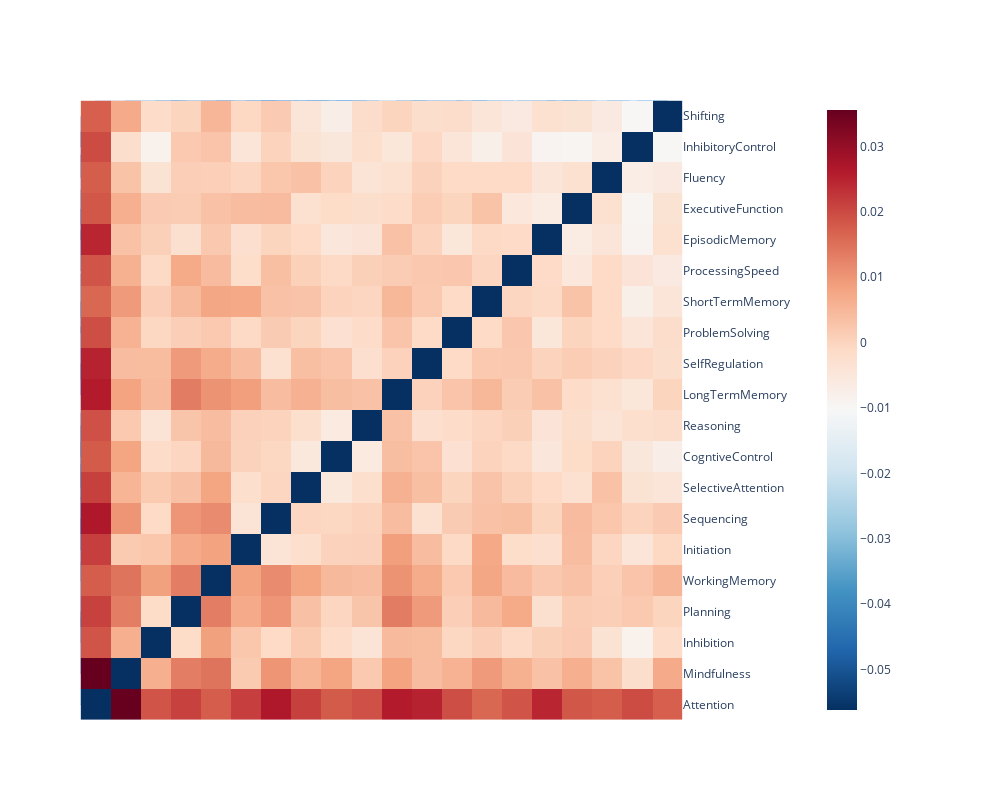

This figure's notebook cell:
### Markdown cell above
## Constructs

### Code cell
# js_losses = pd.read_csv('models/cogtext/multivariate_normal_js_losses.csv', index_col=0)


js_losses_constructs = js_losses.drop(index=tasks, columns=tasks, errors='ignore')

# sns.set('poster')
# sns.clustermap(
#   js_losses,
#   figsize=(40,42),
#   cmap='RdBu_r', robust=True)

# plt.show()

dashbio.Clustergram(
  data=js_losses_constructs,
  column_labels=js_losses_constructs.columns.to_list(),
  row_labels=js_losses_constructs.index.to_list(),
  cluster='all',
  center_values=True,
  standardize=True,
  height=800,
  width=1000,
  display_ratio=[0.001, 0.001],
  color_map='RdBu_r',
  hidden_labels=['col'],
  row_dist='euclidean',
  col_dist='euclidean',
  # standardize='col'
)

### Figure 1 — Plotly figure (JSON) as saved in the notebook; plotly's stock layout.template omitted (floating-point values rounded to 4 significant figures; data arrays with more than 128 entries replaced by an {"elided": "..."} marker saying what was removed)
{"data": [{"hoverinfo": "y+name", "line": {"width": 0.5}, "marker": {"color": "rgb(0,116,217)"}, "mode": "lines", "name": "Col Cluster 0", "type": "scatter", "x": [5, 5, 33.02, 33.02], "xaxis": "x2", "y": [0, 0.1541, 0.1541, 0.1023], "yaxis": "y2"}, {"hoverinfo": "y+name", "line": {"width": 0.5}, "marker": {"color": "rgb(0,116,217)"}, "mode": "lines", "name": "Col Cluster 1", "type": "scatter", "x": [15, 15, 51.04, 51.04], "xaxis": "x2", "y": [0, 0.1023, 0.1023, 0.1004], "yaxis": "y2"}, {"hoverinfo": "y+name", "line": {"width": 0.5}, "marker": {"color": "rgb(0,116,217)"}, "mode": "lines", "name": "Col Cluster 2", "type": "scatter", "x": [25, 25, 35, 35], "xaxis": "x2", "y": [0, 0.0814, 0.0814, 0], "yaxis": "y2"}, {"hoverinfo": "y+name", "line": {"width": 0.5}, "marker": {"color": "rgb(0,116,217)"}, "mode": "lines", "name": "Col Cluster 3", "type": "scatter", "x": [30, 30, 72.07, 72.07], "xaxis": "x2", "y": [0.0814, 0.1004, 0.1004, 0.09906], "yaxis": "y2"}, {"hoverinfo": "y+name", "line": {"width": 0.5}, "marker": {"color": "rgb(0,116,217)"}, "mode": "lines", "name": "Col Cluster 4", "type": "scatter", "x": [45, 45, 99.14, 99.14], "xaxis": "x2", "y": [0, 0.09906, 0.09906, 0.09393], "yaxis": "y2"}, {"hoverinfo": "y+name", "line": {"width": 0.5}, "marker": {"color": "rgb(0,116,217)"}, "mode": "lines", "name": "Col Cluster 5", "type": "scatter", "x": [55, 55, 65, 65], "xaxis": "x2", "y": [0, 0.07581, 0.07581, 0], "yaxis": "y2"}, {"hoverinfo": "y+name", "line": {"width": 0.5}, "marker": {"color": "rgb(0,116,217)"}, "mode": "lines", "name": "Col Cluster 6", "type": "scatter", "x": [60, 60, 82.5, 82.5], "xaxis": "x2", "y": [0.07581, 0.0825, 0.0825, 0.07743], "yaxis": "y2"}, {"hoverinfo": "y+name", "line": {"width": 0.5}, "marker": {"color": "rgb(0,116,217)"}, "mode": "lines", "name": "Col Cluster 7", "type": "scatter", "x": [71.25, 71.25, 127.0, 127.0], "xaxis": "x2", "y": [0.0825, 0.09393, 0.09393, 0.08898], "yaxis": "y2"}, {"hoverinfo": "y+name", "line": {"width": 0.5}, "marker": {"color": "rgb(0,116,217)"}, "mode": "lines", "name": "Col Cluster 8", "type": "scatter", "x": [75, 75, 90, 90], "xaxis": "x2", "y": [0, 0.07743, 0.07743, 0.07202], "yaxis": "y2"}, {"hoverinfo": "y+name", "line": {"width": 0.5}, "marker": {"color": "rgb(0,116,217)"}, "mode": "lines", "name": "Col Cluster 9", "type": "scatter", "x": [85, 85, 95, 95], "xaxis": "x2", "y": [0, 0.07202, 0.07202, 0], "yaxis": "y2"}, {"hoverinfo": "y+name", "line": {"width": 0.5}, "marker": {"color": "rgb(0,116,217)"}, "mode": "lines", "name": "Col Cluster 10", "type": "scatter", "x": [105, 105, 115, 115], "xaxis": "x2", "y": [0, 0.08138, 0.08138, 0], "yaxis": "y2"}, {"hoverinfo": "y+name", "line": {"width": 0.5}, "marker": {"color": "rgb(0,116,217)"}, "mode": "lines", "name": "Col Cluster 11", "type": "scatter", "x": [110, 110, 144.1, 144.1], "xaxis": "x2", "y": [0.08138, 0.08898, 0.08898, 0.08477], "yaxis": "y2"}, {"hoverinfo": "y+name", "line": {"width": 0.5}, "marker": {"color": "rgb(0,116,217)"}, "mode": "lines", "name": "Col Cluster 12", "type": "scatter", "x": [125, 125, 135, 135], "xaxis": "x2", "y": [0, 0.0793, 0.0793, 0], "yaxis": "y2"}, {"hoverinfo": "y+name", "line": {"width": 0.5}, "marker": {"color": "rgb(0,116,217)"}, "mode": "lines", "name": "Col Cluster 13", "type": "scatter", "x": [130, 130, 158.1, 158.1], "xaxis": "x2", "y": [0.0793, 0.08477, 0.08477, 0.07959], "yaxis": "y2"}, {"hoverinfo": "y+name", "line": {"width": 0.5}, "marker": {"color": "rgb(0,116,217)"}, "mode": "lines", "name": "Col Cluster 14", "type": "scatter", "x": [145, 145, 171.2, 171.2], "xaxis": "x2", "y": [0, 0.07959, 0.07959, 0.07652], "yaxis": "y2"}, {"hoverinfo": "y+name", "line": {"width": 0.5}, "marker": {"color": "rgb(0,116,217)"}, "mode": "lines", "name": "Col Cluster 15", "type": "scatter", "x": [155, 155, 165, 165], "xaxis": "x2", "y": [0, 0.07196, 0.07196, 0], "yaxis": "y2"}, {"hoverinfo": "y+name", "line": {"width": 0.5}, "marker": {"color": "rgb(0,116,217)"}, "mode": "lines", "name": "Col Cluster 16", "type": "scatter", "x": [160, 160, 182.5, 182.5], "xaxis": "x2", "y": [0.07196, 0.07652, 0.07652, 0.07268], "yaxis": "y2"}, {"hoverinfo": "y+name", "line": {"width": 0.5}, "marker": {"color": "rgb(0,116,217)"}, "mode": "lines", "name": "Col Cluster 17", "type": "scatter", "x": [175, 175, 190, 190], "xaxis": "x2", "y": [0, 0.07268, 0.07268, 0.06754], "yaxis": "y2"}, {"hoverinfo": "y+name", "line": {"width": 0.5}, "marker": {"color": "rgb(0,116,217)"}, "mode": "lines", "name": "Col Cluster 18", "type": "scatter", "x": [185, 185, 195, 195], "xaxis": "x2", "y": [0, 0.06754, 0.06754, 0], "yaxis": "y2"}, {"hoverinfo": "x+name", "line": {"width": 0.5}, "marker": {"color": "rgb(0,116,217)"}, "mode": "lines", "name": "Row Cluster 0", "type": "scatter", "x": [0, -0.0814, -0.0814, 0], "xaxis": "x4", "y": [25, 25, 35, 35], "yaxis": "y4"}, {"hoverinfo": "x+name", "line": {"width": 0.5}, "marker": {"color": "rgb(0,116,217)"}, "mode": "lines", "name": "Row Cluster 1", "type": "scatter", "x": [0, -0.06754, -0.06754, 0], "xaxis": "x4", "y": [185, 185, 195, 195], "yaxis": "y4"}, {"hoverinfo": "x+name", "line": {"width": 0.5}, "marker": {"color": "rgb(0,116,217)"}, "mode": "lines", "name": "Row Cluster 2", "type": "scatter", "x": [0, -0.07268, -0.07268, -0.06754], "xaxis": "x4", "y": [175, 175, 190, 190], "yaxis": "y4"}, {"hoverinfo": "x+name", "line": {"width": 0.5}, "marker": {"color": "rgb(0,116,217)"}, "mode": "lines", "name": "Row Cluster 3", "type": "scatter", "x": [-0.07196, -0.07652, -0.07652, -0.07268], "xaxis": "x4", "y": [160, 160, 182.5, 182.5], "yaxis": "y4"}, {"hoverinfo": "x+name", "line": {"width": 0.5}, "marker": {"color": "rgb(0,116,217)"}, "mode": "lines", "name": "Row Cluster 4", "type": "scatter", "x": [0, -0.07196, -0.07196, 0], "xaxis": "x4", "y": [155, 155, 165, 165], "yaxis": "y4"}, {"hoverinfo": "x+name", "line": {"width": 0.5}, "marker": {"color": "rgb(0,116,217)"}, "mode": "lines", "name": "Row Cluster 5", "type": "scatter", "x": [0, -0.07959, -0.07959, -0.07652], "xaxis": "x4", "y": [145, 145, 171.2, 171.2], "yaxis": "y4"}, {"hoverinfo": "x+name", "line": {"width": 0.5}, "marker": {"color": "rgb(0,116,217)"}, "mode": "lines", "name": "Row Cluster 6", "type": "scatter", "x": [-0.0793, -0.08477, -0.08477, -0.07959], "xaxis": "x4", "y": [130, 130, 158.1, 158.1], "yaxis": "y4"}, {"hoverinfo": "x+name", "line": {"width": 0.5}, "marker": {"color": "rgb(0,116,217)"}, "mode": "lines", "name": "Row Cluster 7", "type": "scatter", "x": [0, -0.0793, -0.0793, 0], "xaxis": "x4", "y": [125, 125, 135, 135], "yaxis": "y4"}, {"hoverinfo": "x+name", "line": {"width": 0.5}, "marker": {"color": "rgb(0,116,217)"}, "mode": "lines", "name": "Row Cluster 8", "type": "scatter", "x": [-0.08138, -0.08898, -0.08898, -0.08477], "xaxis": "x4", "y": [110, 110, 144.1, 144.1], "yaxis": "y4"}, {"hoverinfo": "x+name", "line": {"width": 0.5}, "marker": {"color": "rgb(0,116,217)"}, "mode": "lines", "name": "Row Cluster 9", "type": "scatter", "x": [0, -0.08138, -0.08138, 0], "xaxis": "x4", "y": [105, 105, 115, 115], "yaxis": "y4"}, {"hoverinfo": "x+name", "line": {"width": 0.5}, "marker": {"color": "rgb(0,116,217)"}, "mode": "lines", "name": "Row Cluster 10", "type": "scatter", "x": [0, -0.07202, -0.07202, 0], "xaxis": "x4", "y": [85, 85, 95, 95], "yaxis": "y4"}, {"hoverinfo": "x+name", "line": {"width": 0.5}, "marker": {"color": "rgb(0,116,217)"}, "mode": "lines", "name": "Row Cluster 11", "type": "scatter", "x": [0, -0.07743, -0.07743, -0.07202], "xaxis": "x4", "y": [75, 75, 90, 90], "yaxis": "y4"}, {"hoverinfo": "x+name", "line": {"width": 0.5}, "marker": {"color": "rgb(0,116,217)"}, "mode": "lines", "name": "Row Cluster 12", "type": "scatter", "x": [-0.0825, -0.09393, -0.09393, -0.08898], "xaxis": "x4", "y": [71.25, 71.25, 127.0, 127.0], "yaxis": "y4"}, {"hoverinfo": "x+name", "line": {"width": 0.5}, "marker": {"color": "rgb(0,116,217)"}, "mode": "lines", "name": "Row Cluster 13", "type": "scatter", "x": [-0.07581, -0.0825, -0.0825, -0.07743], "xaxis": "x4", "y": [60, 60, 82.5, 82.5], "yaxis": "y4"}, {"hoverinfo": "x+name", "line": {"width": 0.5}, "marker": {"color": "rgb(0,116,217)"}, "mode": "lines", "name": "Row Cluster 14", "type": "scatter", "x": [0, -0.07581, -0.07581, 0], "xaxis": "x4", "y": [55, 55, 65, 65], "yaxis": "y4"}, {"hoverinfo": "x+name", "line": {"width": 0.5}, "marker": {"color": "rgb(0,116,217)"}, "mode": "lines", "name": "Row Cluster 15", "type": "scatter", "x": [0, -0.09906, -0.09906, -0.09393], "xaxis": "x4", "y": [45, 45, 99.14, 99.14], "yaxis": "y4"}, {"hoverinfo": "x+name", "line": {"width": 0.5}, "marker": {"color": "rgb(0,116,217)"}, "mode": "lines", "name": "Row Cluster 16", "type": "scatter", "x": [-0.0814, -0.1004, -0.1004, -0.09906], "xaxis": "x4", "y": [30, 30, 72.07, 72.07], "yaxis": "y4"}, {"hoverinfo": "x+name", "line": {"width": 0.5}, "marker": {"color": "rgb(0,116,217)"}, "mode": "lines", "name": "Row Cluster 17", "type": "scatter", "x": [0, -0.1023, -0.1023, -0.1004], "xaxis": "x4", "y": [15, 15, 51.04, 51.04], "yaxis": "y4"}, {"hoverinfo": "x+name", "line": {"width": 0.5}, "marker": {"color": "rgb(0,116,217)"}, "mode": "lines", "name": "Row Cluster 18", "type": "scatter", "x": [0, -0.1541, -0.1541, -0.1023], "xaxis": "x4", "y": [5, 5, 33.02, 33.02], "yaxis": "y4"}, {"colorbar": {"xpad": 100}, "colorscale": [[0, "rgb(5,48,97)"], [0.1, "rgb(33,102,172)"], [0.2, "rgb(67,147,195)"], [0.3, "rgb(146,197,222)"], [0.4, "rgb(209,229,240)"], [0.5, "rgb(247,247,247)"], [0.6, "rgb(253,219,199)"], [0.7, "rgb(244,165,130)"], [0.8, "rgb(214,96,77)"], [0.9, "rgb(178,24,43)"], [1, "rgb(103,0,31)"]], "type": "heatmap", "x": [5, 15, 25, 35, 45, 55, 65, 75, 85, 95, 105, 115, 125, 135, 145, 155, 165, 175, 185, 195], "xaxis": "x5", "y": [5, 15, 25, 35, 45, 55, 65, 75, 85, 95, 105, 115, 125, 135, 145, 155, 165, 175, 185, 195], "yaxis": "y5", "z": {"elided": "20x20 float values"}}], "layout": {"height": 800, "hovermode": "closest", "legend": {"x": 0.7, "y": 0.7}, "paper_bgcolor": "rgba(0,0,0,0)", "plot_bgcolor": "rgba(0,0,0,0)", "showlegend": false, "width": 1000, "xaxis": {"anchor": "y", "domain": [0, 0.95], "fixedrange": false, "mirror": false, "showgrid": false, "showline": false, "showticklabels": false, "type": "linear", "zeroline": false}, "xaxis2": {"anchor": "y4", "domain": [0.0009491, 0.95], "fixedrange": false, "mirror": false, "scaleanchor": "x5", "showgrid": false, "showline": false, "showticklabels": false, "type": "linear", "zeroline": false}, "xaxis3": {"anchor": "y3", "domain": [0.75, 1]}, "xaxis4": {"anchor": "y4", "domain": [0, 0.0009491], "fixedrange": false, "mirror": false, "showgrid": false, "showline": false, "showticklabels": false, "type": "linear", "zeroline": false}, "xaxis5": {"anchor": "y5", "domain": [0.0009491, 0.95], "fixedrange": false, "mirror": false, "range": [0, 200], "showgrid": false, "showline": false, "showticklabels": false, "side": "bottom", "tickmode": "array", "ticks": "", "ticktext": ["Attention", "Mindfulness", "Inhibition", "Planning", "WorkingMemory", "Initiation", "Sequencing", "SelectiveAttention", "CogntiveControl", "Reasoning", "LongTermMemory", "SelfRegulation", "ProblemSolving", "ShortTermMemory", "ProcessingSpeed", "EpisodicMemory", "ExecutiveFunction", "Fluency", "InhibitoryControl", "Shifting"], "tickvals": [5, 15, 25, 35, 45, 55, 65, 75, 85, 95, 105, 115, 125, 135, 145, 155, 165, 175, 185, 195], "type": "linear", "zeroline": false}, "xaxis6": {"anchor": "y6", "domain": [0.95, 1], "fixedrange": false, "mirror": false, "range": [-5, 1], "showgrid": false, "showline": false, "showticklabels": false, "type": "linear", "zeroline": false}, "xaxis7": {"anchor": "y7", "domain": [0, 0.25]}, "xaxis8": {"anchor": "y8", "domain": [0.0009491, 0.95], "fixedrange": false, "mirror": false, "range": [5, 195], "scaleanchor": "x5", "scaleratio": 1, "showgrid": false, "showline": false, "showticklabels": false, "type": "linear", "zeroline": false}, "xaxis9": {"anchor": "y9", "domain": [0.75, 1]}, "yaxis": {"anchor": "x", "domain": [0.9991, 1], "fixedrange": false, "mirror": false, "showgrid": false, "showline": false, "showticklabels": false, "type": "linear", "zeroline": false}, "yaxis2": {"anchor": "x2", "domain": [0.9991, 1], "fixedrange": false, "mirror": false, "range": [0, 0.1541], "showgrid": false, "showline": false, "showticklabels": false, "type": "linear", "zeroline": false}, "yaxis3": {"anchor": "x3", "domain": [0.75, 1]}, "yaxis4": {"anchor": "x4", "domain": [0, 0.9991], "fixedrange": false, "mirror": false, "range": [5, 195], "scaleanchor": "y5", "showgrid": false, "showline": false, "showticklabels": false, "type": "linear", "zeroline": false}, "yaxis5": {"anchor": "x5", "domain": [0, 0.9991], "fixedrange": false, "mirror": false, "showgrid": false, "showline": false, "showticklabels": true, "side": "right", "tickmode": "array", "ticktext": ["Attention", "Mindfulness", "Inhibition", "Planning", "WorkingMemory", "Initiation", "Sequencing", "SelectiveAttention", "CogntiveControl", "Reasoning", "LongTermMemory", "SelfRegulation", "ProblemSolving", "ShortTermMemory", "ProcessingSpeed", "EpisodicMemory", "ExecutiveFunction", "Fluency", "InhibitoryControl", "Shifting"], "tickvals": [5, 15, 25, 35, 45, 55, 65, 75, 85, 95, 105, 115, 125, 135, 145, 155, 165, 175, 185, 195], "type": "linear", "zeroline": false}, "yaxis6": {"anchor": "x6", "domain": [0, 0.9491], "fixedrange": false, "mirror": false, "range": [5, 195], "scaleanchor": "y5", "scaleratio": 1, "showgrid": false, "showline": false, "showticklabels": false, "type": "linear", "zeroline": false}, "yaxis7": {"anchor": "x7", "domain": [0, 0.25]}, "yaxis8": {"anchor": "x8", "domain": [0.9491, 0.9991], "fixedrange": false, "mirror": false, "range": [-0.5, 0.5], "showgrid": false, "showline": false, "showticklabels": false, "type": "linear", "zeroline": false}, "yaxis9": {"anchor": "x9", "domain": [0, 0.25]}}}
